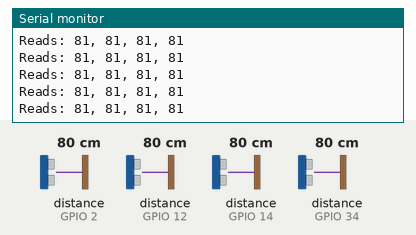
Simulated run of this sketch. Board: ESP32. Parts: the last lines printed to the serial monitor. The test bench sets the inputs (shaded band); at power-on: distance to the obstacle (sensors on GPIO 2, GPIO 12, GPIO 14, GPIO 34) 80 cm. The echo pulse lasts 58.3 µs per cm.

Above: at 1.2 s.
1.3 s: distance to the obstacle (sensor on GPIO 2) set to 2 cm
At 1.37 s:
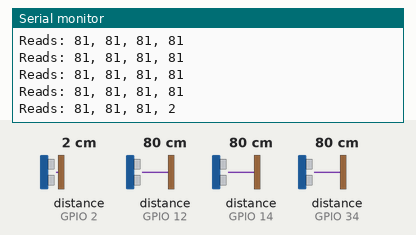
2.8 s: distance to the obstacle (sensor on GPIO 12) set to 2 cm
At 2.83 s:
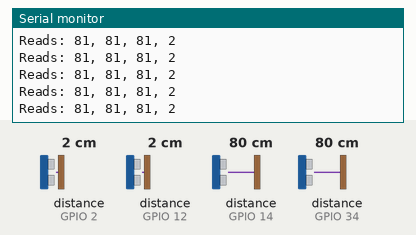
4.3 s: distance to the obstacle (sensor on GPIO 14) set to 2 cm
At 4.32 s:
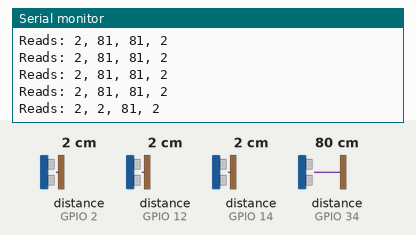
5.8 s: distance to the obstacle (sensor on GPIO 34) set to 2 cm
At 5.82 s:
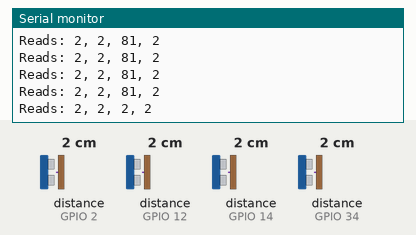
7.3 s: distance to the obstacle (sensor on GPIO 2) set to 4 cm
At 7.31 s:
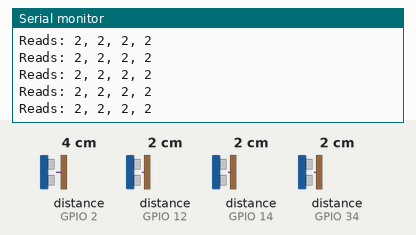
8.8 s: distance to the obstacle (sensor on GPIO 12) set to 4 cm
At 8.85 s:
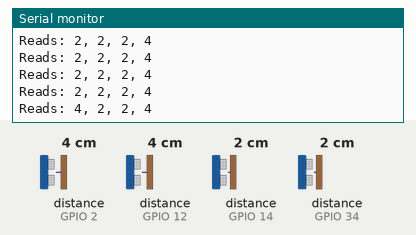
Timing chart, 0 to 11.3 s (numbered marks = the images above; inputs shaded):
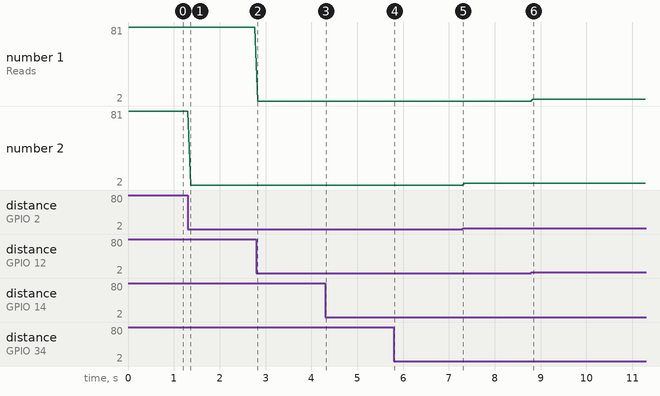

Measured:
- after the input at 1.3 s, the serial monitor: prints a new line after 0.07 s (image 1)
- after the input at 4.3 s, the serial monitor: prints a new line at once (image 3)
- after the input at 5.8 s, the serial monitor: prints a new line at once (image 4)
- after the input at 8.8 s, the serial monitor: prints a new line at once (image 6)
- plotted number 2: 81 → 2 after the input at 1.3 s, 2 → 4 after the input at 7.3 s

The sketch:

test_sensors.ino
```cpp
#include <NewPing.h>

#define ECHO_PIN_1 12
#define TRIGGER_PIN_1 13

#define ECHO_PIN_2 14
#define TRIGGER_PIN_2 27

#define ECHO_PIN_3 34
#define TRIGGER_PIN_3 23

#define ECHO_PIN_4 2
#define TRIGGER_PIN_4 22

#define MAX_DISTANCE 200
NewPing sonar1(TRIGGER_PIN_1, ECHO_PIN_1, MAX_DISTANCE);
NewPing sonar2(TRIGGER_PIN_2, ECHO_PIN_2, MAX_DISTANCE);
NewPing sonar3(TRIGGER_PIN_3, ECHO_PIN_3, MAX_DISTANCE);
NewPing sonar4(TRIGGER_PIN_4, ECHO_PIN_4, MAX_DISTANCE);


void setup() {
  Serial.begin(9600);
}

void loop() {

  unsigned int distance1 = sonar1.ping_cm();
  unsigned int distance2 = sonar2.ping_cm();
  unsigned int distance3 = sonar3.ping_cm();
  unsigned int distance4 = sonar4.ping_cm();

  Serial.print("Reads: ");
  Serial.print(distance1);
  Serial.print(", ");
  Serial.print(distance2);
  Serial.print(", ");
  Serial.print(distance3);
  Serial.print(", ");
  Serial.println(distance4);  // Print distance4 and move to the next line
  delay(50);
}
```
